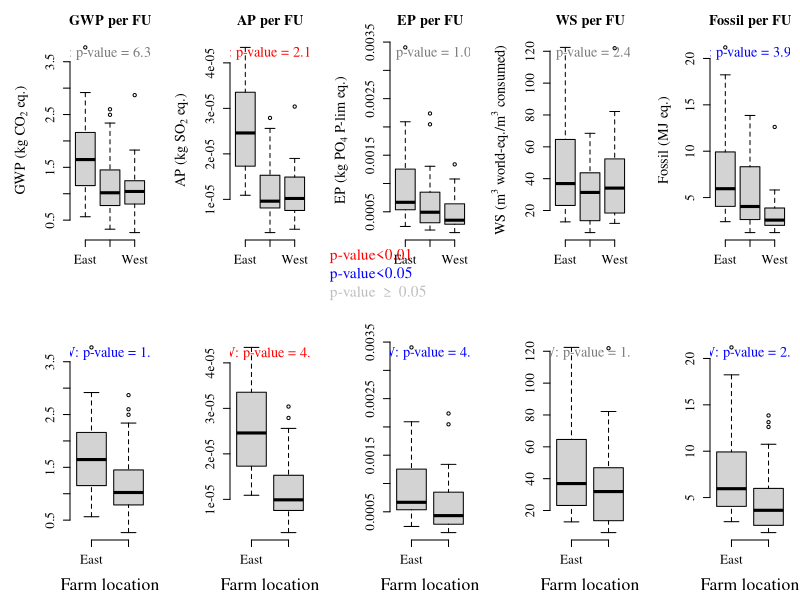

This chart was generated by the following R code:
library(ggpubr)
library(dplyr)
#setwd("D:/LCA_agri+spatial/SpLCA_paper/Code_published")
GWP = read.csv("Data/LCA_results/LCA_results_GWP_v4.csv", header = T)
lcia = read.csv("Data/LCA_results/LCA_results_ALL_v4.csv", header = T)
acid = read.csv("Data/LCA_results/LCA_results_Acid_v4.csv", header = T)

############################# define function to add spatial groups to LCA data  #############################
add_3Sp_group <- function(df, dfraw) {
for (i in 1:nrow(df)) {
  df$Sp_group[i] <- if (startsWith(dfraw$New_name[i], 'E')) {
    "East"
  } else if (startsWith(dfraw$New_name[i], 'S')) {
    "South"
  } else {
    "West"
  }
}
return(df) 
}

add_2Sp_group <- function(df, dfraw) {
  for (i in 1:nrow(df)) {
    df$Sp_group[i] <- if (startsWith(dfraw$New_name[i], 'E')) {
      "East"
    } else {
      "SouthWest"
    }
  }
  return(df)
}
############################# End of define function to add spatial groups to LCA data  #############################


#############################  Mann-Whitney U test on two Sp clusters (EAST vs. West&South farms) ##########################################
# to test high vs. a low emission cluster for farms located close to Hailar (NorthEast farms) compared to those located further south/west of the city (South/West farms) 
lcia_MW <- lcia
lcia_MW <- add_2Sp_group(lcia_MW, lcia)
#######################################################  Mann-Whitney U - on - GWP ######################################################
wilcox.test(GWPperRMB_total ~ Sp_group,  data = lcia_MW, exact = FALSE)         #p-value = 0.01968
wilcox.test(GWPperRMB_upstream ~ Sp_group, data = lcia_MW, exact = FALSE)       #p-value = 0.03353
wilcox.test(GWPperRMB_onsite ~ Sp_group, data = lcia_MW, exact = FALSE)         #p-value = 0.0185
#######################################################  Mann-Whitney U - on - EU ######################################################
wilcox.test(EUperRMB_total ~ Sp_group, data = lcia_MW,  exact = FALSE)        #p-value = 0.04684
wilcox.test(EUperRMB_upstream ~ Sp_group, data = lcia_MW,  exact = FALSE)     #p-value = 0.04684
wilcox.test(EUperRMB_onsite ~ Sp_group, data = lcia_MW,  exact = FALSE)       #p-value = 0.4389
#######################################################  Mann-Whitney U - on - Water ######################################################
wilcox.test(WTperRMB_total ~ Sp_group, data = lcia_MW,  exact = FALSE)     #p-value = 0.1209  
wilcox.test(WTperRMB_onsite ~ Sp_group, data = lcia_MW,  exact = FALSE)    #p-value = 0.04944
wilcox.test(WTperRMB_upstream ~ Sp_group, data = lcia_MW,  exact = FALSE)  #p-value = 0.2022
#######################################################  Mann-Whitney U - on - MJ ######################################################
wilcox.test(MJperRMB ~ Sp_group, data = lcia_MW,  exact = FALSE)               #p-value = 0.02988
#######################################################  Mann-Whitney U - on - AP ######################################################
acid_MW <- acid
acid_MW <- add_2Sp_group(acid_MW, acid)
wilcox.test(all_total_RMB ~ Sp_group, data = acid_MW,  exact = FALSE)          #p-value =  4.095e-05
wilcox.test(upstreamAcid_RMB ~ Sp_group, data = acid_MW,  exact = FALSE) #p-value = 0.1052
wilcox.test(onsite_total_RMB ~ Sp_group, data = acid_MW,  exact = FALSE) #p-value = 9.699e-06 (mainly from onsiteanimalAcid see below)
#wilcox.test(onsiteanimalAcid_RMB ~ Sp_group, data = acid_MW,  exact = FALSE)   #p-value = 3.446e-06
#wilcox.test(onsitedieselAcid_RMB ~ Sp_group, data = acid_MW,  exact = FALSE)   #p-value = 0.01968
############################# End of Mann-Whitney U test on two Sp clusters (EAST vs. West&South farms) ##########################################


############################### Kruskal-Wallis test on three clusters (EAST/WEST/SOUTH farms) ###########################################
lcia_KW <- lcia 
lcia_KW <- add_3Sp_group(lcia_KW , lcia)
#######################################################  Kruskal-Wallis - on - GWP/EP/WS/MJ ######################################################
kruskal.test(GWPperRMB_total ~ Sp_group, data = lcia_KW)     #p-value = 0.06377
kruskal.test(EUperRMB_total ~ Sp_group, data = lcia_KW)      #p-value = 0.1071
kruskal.test(WTperRMB_total ~ Sp_group, data = lcia_KW)      #p-value = 0.2444
kruskal.test(MJperRMB ~ Sp_group, data = lcia_KW)            #p-value = 0.03931

#######################################################  Kruskal-Wallis - on - AP ######################################################
acid_KW <- acid
acid_KW <- add_3Sp_group(acid_KW , acid)
kruskal.test(all_total_RMB ~ Sp_group, data = acid_KW)           #p-value = 0.0002115
############################### End of Kruskal-Wallis test on three clusters (EAST/WEST/SOUTH farms) ###########################################







############################### Boxplot with p-value labeled ###########################################
KW_pvalue <- function(yvalue, group, dt){
  p <- kruskal.test(yvalue ~ group, data = dt)$p.value
  sci_p <- formatC(p, format = "e", digits = 2)
  str_p = as.character(sci_p)
  return(str_p)
}

MW_pvalue <- function(yvalue, group, dt){
  p <- wilcox.test(yvalue ~ group, data = dt, exact = FALSE)$p.value
  sci_p <- formatC(p, format = "e", digits = 2)
  str_p = as.character(sci_p)
  return(str_p)
}


KW_bplot <- function(yvalue, group, dt, y_lb, main_lb){
  bp <- boxplot(yvalue ~ group, data=dt, ylab= y_lb, xlab="", main = main_lb)
  
  if (as.numeric(KW_pvalue(yvalue, group, dt)) < 0.01) {
    color = "red"
  } else if (as.numeric(KW_pvalue(yvalue, group, dt)) < 0.05) {
    color = "blue"
  } else {
    color = "gray48"
  }
  
  text(x=2.1, cex=1.3, y=max(yvalue)*0.97, labels= paste("K-W: p-value =", KW_pvalue(yvalue, group, dt)), col= color)
  
  return(bp)
}



MW_bplot <- function(yvalue, group, dt, y_lb, main_lb){
  bp <- boxplot(yvalue ~ group, data=dt, ylab= y_lb, xlab="Farm location", cex.lab=1.6, main = main_lb)
  if (as.numeric(KW_pvalue(yvalue, group, dt)) < 0.01) {
    color = "red"
  } else if (as.numeric(KW_pvalue(yvalue, group, dt)) < 0.05) {
    color = "blue"
  } else {
    color = "gray48"
  }
  text(x=1.7, cex=1.3, y=max(yvalue)*0.97, labels= paste("M-W: p-value =", MW_pvalue(yvalue, group, dt)), col= color)
  return(bp)
}



dev.off()
par(mfrow = c(2,5),bty='n', mai = c(0.6, 0.7, 0.4, 0.1),family = "serif", cex.lab=1.3, cex.axis=1.2, cex.main = 1.3)
KW_bplot(lcia_KW$GWPperRMB_total, lcia_KW$Sp_group, lcia_KW, expression(paste("GWP (kg CO"[2], " eq.)")), "GWP per FU")
KW_bplot(acid_KW$all_total_RMB, acid_KW$Sp_group, acid_KW, expression(paste("AP (kg SO"[2], " eq.)")), "AP per FU")
legend(3.3, 0.000002, legend = c("p-value<0.01", "p-value<0.05","p-value \u2265 0.05"), cex=1.4,bty = "n", text.col = c("red","blue","gray"),  xpd="NA")  
KW_bplot(lcia_KW$EUperRMB_total, lcia_KW$Sp_group, lcia_KW, expression(paste("EP (kg PO"[4], " P-lim eq.)")), "EP per FU")
KW_bplot(lcia_KW$WTperRMB_total, lcia_KW$Sp_group, lcia_KW,  expression(paste("WS (m"^"3", " world-eq./m"^"3"," consumed)")), "WS per FU")
KW_bplot(lcia_KW$MJperRMB, lcia_KW$Sp_group, lcia_KW,  "Fossil (MJ eq.)", "Fossil per FU")

MW_bplot(lcia_MW$GWPperRMB_total, lcia_MW$Sp_group, lcia_MW,  "", "")
MW_bplot(acid_MW$all_total_RMB, acid_MW$Sp_group, acid_MW,  "", "")
MW_bplot(lcia_MW$EUperRMB_total, lcia_MW$Sp_group, lcia_MW,  "", "")
MW_bplot(lcia_MW$WTperRMB_total, lcia_MW$Sp_group, lcia_MW,  "", "")
MW_bplot(lcia_MW$MJperRMB, lcia_MW$Sp_group, lcia_MW,  "", "")


# plot(1,1, main=expression('title'^2))  #superscript
# plot(1,1, main=expression('title'[2])) #subscript